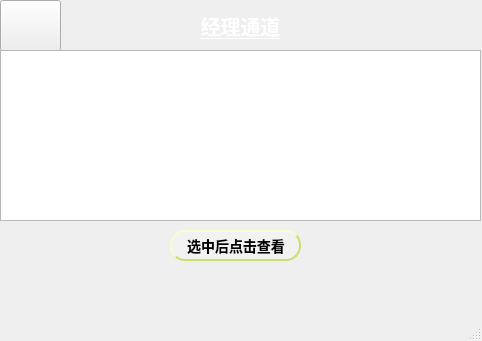
<?xml version="1.0" encoding="UTF-8"?>
<ui version="4.0">
 <class>MainWindow3</class>
 <widget class="QMainWindow" name="MainWindow3">
  <property name="geometry">
   <rect>
    <x>0</x>
    <y>0</y>
    <width>482</width>
    <height>341</height>
   </rect>
  </property>
  <property name="windowTitle">
   <string>MainWindow</string>
  </property>
  <property name="styleSheet">
   <string notr="true">
 background-color: qlineargradient(x1:0, y1:0, x2:1, y2:1,
stop:0 #ffffff,stop:1 #ffffff);</string>
  </property>
  <widget class="QWidget" name="centralwidget">
   <widget class="QLabel" name="label">
    <property name="geometry">
     <rect>
      <x>-10</x>
      <y>0</y>
      <width>501</width>
      <height>51</height>
     </rect>
    </property>
    <property name="font">
     <font>
      <pointsize>15</pointsize>
      <weight>75</weight>
      <bold>true</bold>
      <underline>true</underline>
     </font>
    </property>
    <property name="styleSheet">
     <string notr="true">
 background-color: qlineargradient(x1:0, y1:0, x2:1, y2:1,
stop:0 #91c46c,stop:1#91c46c);
 
color: white; </string>
    </property>
    <property name="text">
     <string>经理通道</string>
    </property>
    <property name="alignment">
     <set>Qt::AlignCenter</set>
    </property>
   </widget>
   <widget class="QPushButton" name="pushButton_5">
    <property name="geometry">
     <rect>
      <x>0</x>
      <y>0</y>
      <width>61</width>
      <height>51</height>
     </rect>
    </property>
    <property name="styleSheet">
     <string notr="true">QPushButton{
border-image: url(:/pic/10.png);


 background-color: qlineargradient(x1:0, y1:0, x2:1, y2:1,
stop:0 #91c46c,stop:1#91c46c);
 
}
QPushButton:pressed {
background-color: #287d7d;
}

 </string>
    </property>
    <property name="text">
     <string/>
    </property>
   </widget>
   <widget class="QLabel" name="label_2">
    <property name="geometry">
     <rect>
      <x>10</x>
      <y>270</y>
      <width>191</width>
      <height>31</height>
     </rect>
    </property>
    <property name="styleSheet">
     <string notr="true">
 background-color: qlineargradient(x1:0, y1:0, x2:1, y2:1,
stop:0 #f2f2f2,stop:1 #f2f2f2);
 </string>
    </property>
    <property name="text">
     <string/>
    </property>
   </widget>
   <widget class="QLabel" name="label_5">
    <property name="geometry">
     <rect>
      <x>370</x>
      <y>270</y>
      <width>61</width>
      <height>31</height>
     </rect>
    </property>
    <property name="styleSheet">
     <string notr="true">
 background-color: qlineargradient(x1:0, y1:0, x2:1, y2:1,
stop:0 #1c344c,stop:1#1c344c);
 </string>
    </property>
    <property name="text">
     <string/>
    </property>
   </widget>
   <widget class="QLabel" name="label_6">
    <property name="geometry">
     <rect>
      <x>430</x>
      <y>270</y>
      <width>54</width>
      <height>31</height>
     </rect>
    </property>
    <property name="styleSheet">
     <string notr="true">
 background-color: qlineargradient(x1:0, y1:0, x2:1, y2:1,
stop:0 #287d7d,stop:1#287d7d);
 </string>
    </property>
    <property name="text">
     <string/>
    </property>
   </widget>
   <widget class="QLabel" name="label_3">
    <property name="geometry">
     <rect>
      <x>200</x>
      <y>270</y>
      <width>101</width>
      <height>31</height>
     </rect>
    </property>
    <property name="styleSheet">
     <string notr="true">
 background-color: qlineargradient(x1:0, y1:0, x2:1, y2:1,
stop:0 #c6e070,stop:1#c6e070);
 </string>
    </property>
    <property name="text">
     <string/>
    </property>
   </widget>
   <widget class="QLabel" name="label_4">
    <property name="geometry">
     <rect>
      <x>300</x>
      <y>270</y>
      <width>71</width>
      <height>31</height>
     </rect>
    </property>
    <property name="styleSheet">
     <string notr="true">
 background-color: qlineargradient(x1:0, y1:0, x2:1, y2:1,
stop:0 #91c46c,stop:1#91c46c);
 </string>
    </property>
    <property name="text">
     <string/>
    </property>
   </widget>
   <widget class="QListView" name="listView">
    <property name="enabled">
     <bool>true</bool>
    </property>
    <property name="geometry">
     <rect>
      <x>0</x>
      <y>50</y>
      <width>481</width>
      <height>171</height>
     </rect>
    </property>
   </widget>
   <widget class="QPushButton" name="pushButton">
    <property name="geometry">
     <rect>
      <x>170</x>
      <y>230</y>
      <width>131</width>
      <height>31</height>
     </rect>
    </property>
    <property name="styleSheet">
     <string notr="true">QPushButton:hover {
background-color: #91c46c;

}

QPushButton {
background-color: #ffffff;
color: #ffffff;
color: black;
                    /* 文字颜色 */
background-color: #f2f2f2;       /* 背景色 */
border-style: outset;            /* 边框风格 */
border-width: 2px;               /* 边框宽度 */
border-radius: 5px;              /* 边框圆角 */
border-color: #c6e070;           /* 边框颜色 */
font: bold 14px;                 /* 字体 */
min-width: 2em;                  /* 控件最小宽度 */
min-height: 2px;                 /* 控件最小高度 */
font-family: 宋体;            /* 字库 */
padding: 5px;                    /* 内边距 */
padding-left:6px;                /* 文字横向偏移 */
padding-top:6px;                 /* 文字纵向偏移 */
border-radius:15px
}
QPushButton:pressed {
background-color: #287d7d;
}
</string>
    </property>
    <property name="text">
     <string>选中后点击查看</string>
    </property>
   </widget>
  </widget>
  <widget class="QMenuBar" name="menubar">
   <property name="geometry">
    <rect>
     <x>0</x>
     <y>0</y>
     <width>482</width>
     <height>21</height>
    </rect>
   </property>
  </widget>
  <widget class="QStatusBar" name="statusbar"/>
 </widget>
 <resources/>
 <connections/>
</ui>
